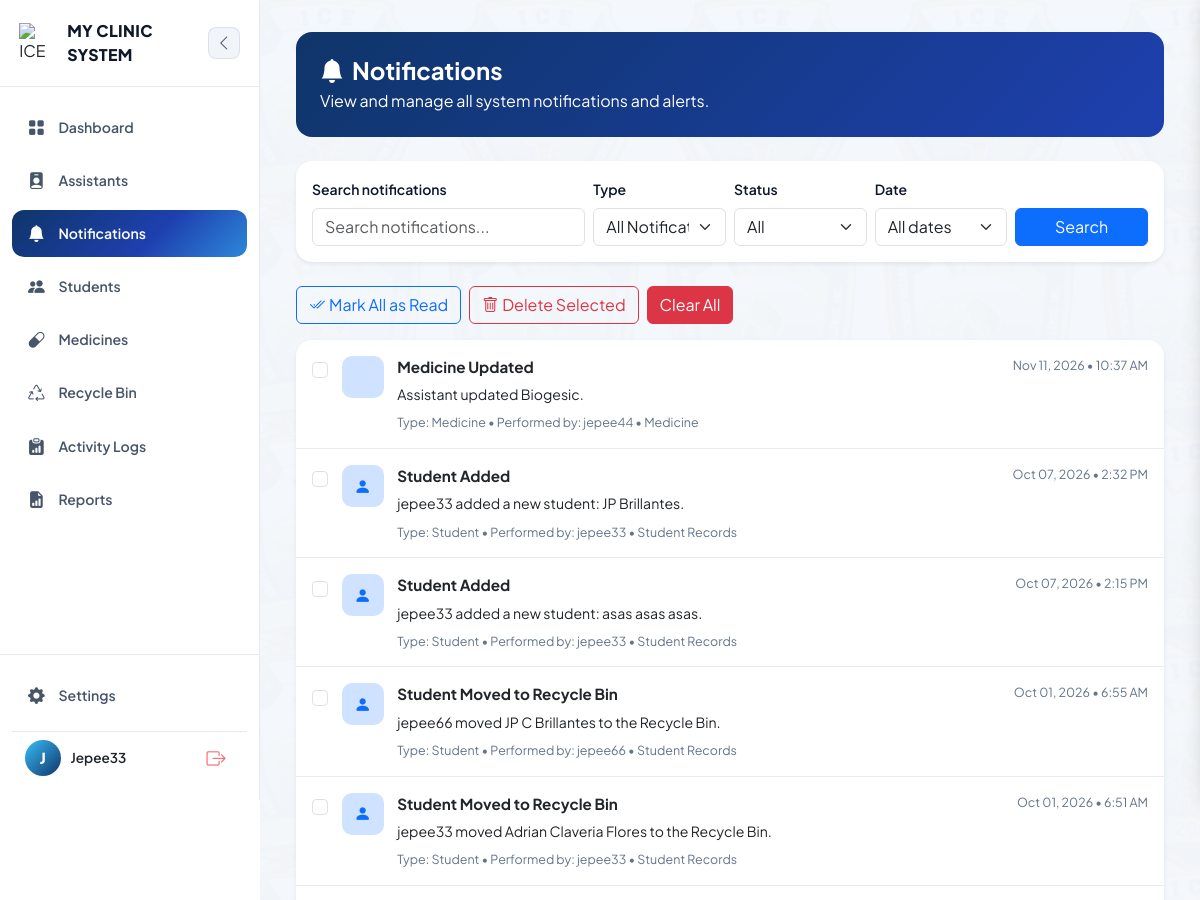
Page /notifications/ (signed in, upper part) on the earlier database version.
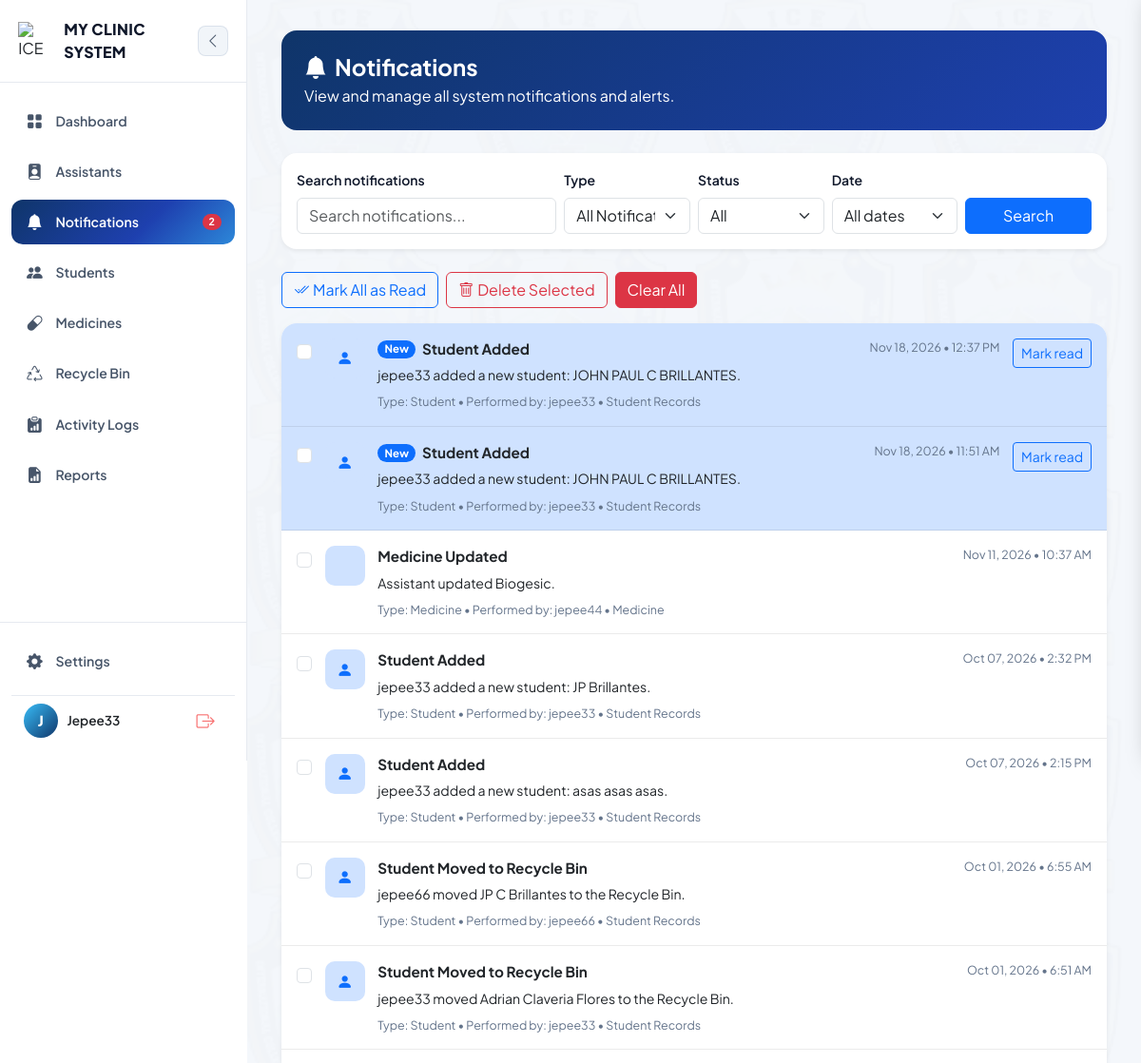
Same page on the later database version.
### clinic/models.py (models this page shows, shortened)
class Notification(models.Model):
    recipient = models.ForeignKey(User, on_delete=models.CASCADE, related_name='clinic_notifications')
    triggered_by = models.ForeignKey(
        User, on_delete=models.SET_NULL, null=True, blank=True,
        related_name='triggered_clinic_notifications'
    )
    title = models.CharField(max_length=150, default='Notification')
    message = models.TextField()
    notification_type = models.CharField(max_length=30, default='system')
    module = models.CharField(max_length=50, blank=True)
    related_object_id = models.PositiveIntegerField(null=True, blank=True)
    created_at = models.DateTimeField(auto_now_add=True)
    is_read = models.BooleanField(default=False)
    class Meta:
        ordering = ['-created_at']

### clinic/views/notifications.py (the view)
# urls.py: path('notifications/', views.notification_list, name='notification_list'),
@login_required
def notification_list(request):
    query = request.GET.get('q', '').strip()
    notification_type = request.GET.get('type', '').strip().lower()
    status = request.GET.get('status', '').strip().lower()
    date_filter = request.GET.get('date', '').strip().lower()
    notifications = Notification.objects.filter(recipient=request.user).select_related('triggered_by')
    if query:
        notifications = notifications.filter(Q(title__icontains=query) | Q(message__icontains=query) | Q(module__icontains=query) | Q(triggered_by__username__icontains=query))
    if notification_type:
        notifications = notifications.filter(notification_type__iexact=notification_type)
    if status == 'unread':
        notifications = notifications.filter(is_read=False)
    elif status == 'read':
        notifications = notifications.filter(is_read=True)
    today = timezone.localdate()
    if date_filter == 'today':
        notifications = notifications.filter(created_at__date=today)
    elif date_filter == 'yesterday':
        notifications = notifications.filter(created_at__date=today - timedelta(days=1))
    elif date_filter == 'last7':
        notifications = notifications.filter(created_at__gte=timezone.now() - timedelta(days=7))
    elif date_filter == 'last30':
        notifications = notifications.filter(created_at__gte=timezone.now() - timedelta(days=30))
    return render(request, 'clinic/notifications.html', {
        'notifications': notifications, 'query': query, 'selected_type': notification_type,
        'selected_status': status, 'selected_date': date_filter,
    })

### clinic/models.py (called while the page is built)
    @property
    def is_low_stock(self):
        available = self.available_stock
        return 0 < available <= self.low_stock_threshold

    @property
    def available_stock(self):
        if not self.pk:
            return self.quantity_in_stock
        today = timezone.localdate()
        batch_stock = self.batches.filter(quantity_in_stock__gt=0).filter(
            Q(expiration_date__isnull=True) | Q(expiration_date__gte=today)
        ).aggregate(total=Sum("quantity_in_stock"))["total"]
        if batch_stock is not None:
            return batch_stock
        if self.batches.exists():
            return 0
        if self.expiration_date and self.expiration_date < today:
            return 0
        return self.quantity_in_stock

### clinic/templates/clinic/notifications.html (shortened to what the changed rows need)
{% extends 'clinic/base.html' %}
{% block content %}
<div class="container-fluid py-2">
    <section class="notif-hero p-4 rounded-4 text-white mb-4">
        <h1 class="fw-bold mb-1"><i class="bi bi-bell-fill me-2"></i>Notifications</h1>
    </section>
    <form id="notification-selection" method="post" action="{% url 'delete_selected_notifications' %}"
        class="card border-0 shadow-sm rounded-4 overflow-hidden">
        {% for notification in notifications %}
        <div class="notification-row {% if not notification.is_read %}bg-primary-subtle{% endif %}">
            <div class="notif-checkbox-wrap">
                <input class="form-check-input" type="checkbox" name="notification_ids" value="{{ notification.pk }}">
            </div>
            <div class="notif-row-icon bg-primary-subtle text-primary">
                <i class="bi bi-{% if notification.notification_type == 'medicine' %}capsule{% elif notification.notification_type == 'student' %}person{% elif notification.notification_type == 'recycle_bin' %}recycle{% elif notification.notification_type == 'assistant' %}person-badge{% else %}bell{% endif %}-fill"></i>
            </div>
            <div class="notif-row-body">
                <div class="notif-row-top">
                    <div class="notif-row-title">
                        {% if not notification.is_read %}<span class="badge rounded-pill text-bg-primary">New</span>{% endif %}
                        {{ notification.title }}
                    </div>
                    <div class="notif-row-time">{{ notification.created_at|date:'M d, Y • g:i A' }}</div>
                </div>
                <div class="notif-row-message">{{ notification.message }}</div>
                <div class="notif-row-meta">
                    Type: {{ notification.notification_type|title }}
                    {% if notification.triggered_by %} • Performed by: {{ notification.triggered_by.get_full_name|default:notification.triggered_by.username }}{% endif %}
                    {% if notification.module %} • {{ notification.module }}{% endif %}
                </div>
            </div>
            {% if not notification.is_read %}
            <div class="notif-row-action">
                <button class="btn btn-sm btn-outline-primary" type="submit"
                    formaction="{% url 'mark_notification_read' notification.pk %}">Mark read</button>
            </div>
            {% endif %}
        </div>
        {% empty %}
        <div class="text-center text-secondary p-5">
            <i class="bi bi-bell-slash fs-2 d-block mb-2"></i>No notifications match your filters.
        </div>
        {% endfor %}
    </form>
</div>
{% endblock %}

### clinic/templates/clinic/base.html (shortened to what the changed rows need)
{% load static %}
<!DOCTYPE html>
<html lang="en">
<head>
    <link href="https://cdn.jsdelivr.net/npm/bootstrap@5.3.0/dist/css/bootstrap.min.css" rel="stylesheet">
    <link rel="stylesheet" href="https://cdn.jsdelivr.net/npm/bootstrap-icons@1.11.0/font/bootstrap-icons.css">
</head>
<body class="bg-body text-body">
    <div style="display: flex; min-height: 100vh; width: 100%; position: relative;">
        <aside id="appSidebar">
            <div>
                <nav style="padding: 1rem 0.75rem;">
                    {% if user.is_authenticated and user.profile.role == 'admin' %}
                                        <button class="nav-item-link w-100 border-0 text-start {% if request.resolver_match.url_name == 'notification_list' %}active{% endif %}" type="button" id="notifBellBtn"
                        title="Notifications">
                    <i class="bi bi-bell-fill"></i><span>Notifications</span>
                    {% if nav_unread_notification_count %}
                    <span class="badge rounded-pill bg-danger ms-auto">
                        {% if nav_unread_notification_count > 99 %}99+{% else %}{{ nav_unread_notification_count }}{% endif %}
                    </span>
                    {% endif %}
                </button>
                {% endif %}
                </nav>
            </div>
        </aside>
        <div class="main-container">
            <main class="content-main"
                style="background-image: url(&quot;{% static 'clinic/img/studentbackground.png' %}&quot;); background-repeat: repeat; background-size: cover; background-attachment: fixed;">
                <div class="content-inner">
                    {% block content %}{% endblock %}
                </div>
            </main>
        </div>
    </div>
</body>
</html>

Differences in the rows shown:
added Notification: is_read "New", title "Student Added", created_at "Nov 18, 2026 • 12:37 PM", message "jepee33 added a new student: JOHN PAUL C BRILLANTES.", notification_type "Student", triggered_by.get_full_name "jepee33", module "Student Records"
added Notification: is_read "New", title "Student Added", created_at "Nov 18, 2026 • 11:51 AM", message "jepee33 added a new student: JOHN PAUL C BRILLANTES.", notification_type "Student", triggered_by.get_full_name "jepee33", module "Student Records"
Other differences:
{{ nav_unread_notification_count }}: (not shown) → "2"
